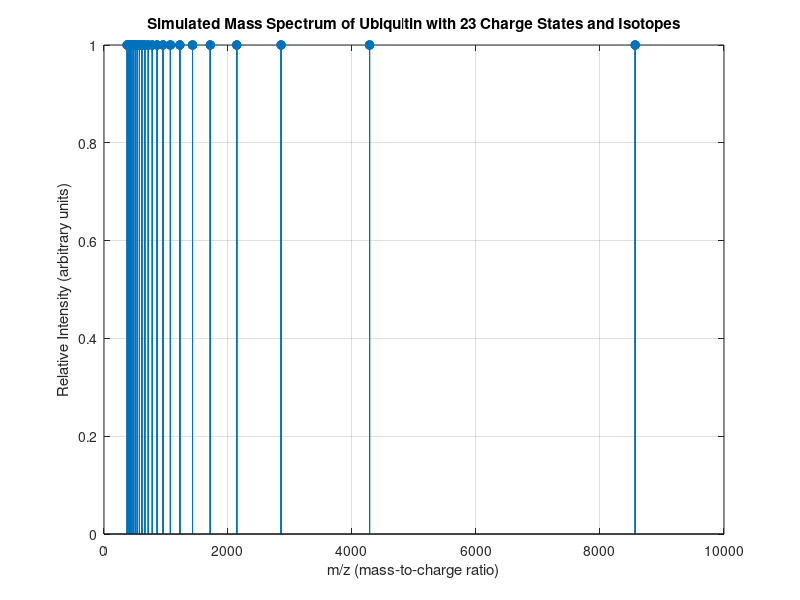

The MATLAB source for this figure:
mass_ubiquitin = 8565;  % mass of ubiquitin in Daltons (8.565 kDa)
charge_states = 1:23;   % range of charge states from 1 to 23
num_isotopes = 5;       % average number of isotopic peaks

mz_values = [];  peak_count = 0;

for z = charge_states
    base_mz = mass_ubiquitin / z;

    for isotope = 0:(num_isotopes-1)
        mz = base_mz + isotope/z;
        mz_values = [mz_values; mz];
        peak_count = peak_count + 1;
    end
end

disp(['Total number of peaks: ', num2str(peak_count)]);
disp('Sample m/z values (first 10):');
disp(mz_values(1:10));
%%%%%%%%%%%%%%%%%%%%%%%%%%%%%%%%%%%%%%%%%%
figure;
stem(mz_values, ones(size(mz_values)), 'filled');
xlabel('m/z (mass-to-charge ratio)');
ylabel('Relative Intensity (arbitrary units)');
title('Simulated Mass Spectrum of Ubiquitin with 23 Charge States and Isotopes');
grid on;
